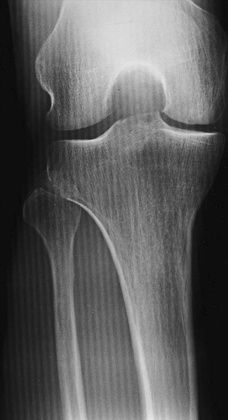
%> input picture Part B/input/radiograph_2.jpg, 228 x 420 px, shrunk from 485 x 893 before the run
$ octave butterworth2.m   (GNU Octave 9; MATLAB toolbox functions it lacks are replaced by stand-ins)
%> lines starting %> are read from the running program, lines starting %| are printed output that depends on the picture
%% Read image
I = imread('input/radiograph_2.jpg');
%> I is the input picture: size 420x228 uint8; min 5, max 233, mean 92.9
I = double(I);
%> I: size 420x228 double

% Find DFT
I_f = fft2(I);
I_f = fftshift(I_f);

%% Low-pass Butterworth filter
[x,y] = size(I);
%> x = 420; y = 228
w = 30;
k = 11;

H1 = zeros(x,y);
for i = 1 : x
    for j = 1 : y
        H1(i,j) = 1 / (1 + (sqrt(i^2 + j^2)/w)^(2*k));
    end
end
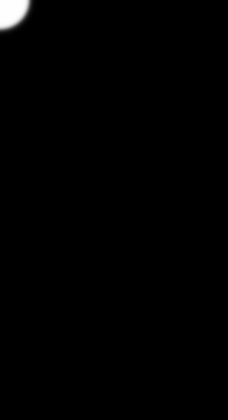
%> H1: size 420x228 double; min 3.56e-27, max 1, mean 0.00717

% fftshift DFT of H1
x1 = floor(x/2);
%> x1 = 210
y1 = floor(y/2);
%> y1 = 114
H1 = padarray(H1,[x1 y1], 'symmetric');
H1 = H1(1:x,1:y);

% Plot filter
figure(1)
subplot(1,3,1);
H1_f = abs(H1);
H1_f = log2(H1_f);
imshow(H1_f, []);
title('low pass');

%% High-pass Butterworth filter
[x,y] = size(I);
w = 40;
k = 11;

H2 = zeros(x,y);
for i = 1 : x
    for j = 1 : y
        H2(i,j) = 1 / (1 + (w/sqrt(i^2 + j^2))^(2*k));
    end
end
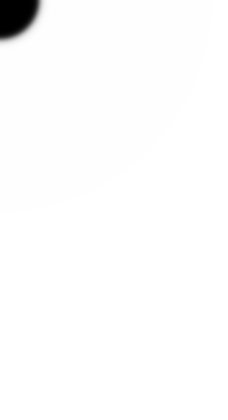
%> H2: size 420x228 double; min 1.16e-32, max 1, mean 0.987

% fftshift DFT of H2
x1 = floor(x/2);
y1 = floor(y/2);
H2 = padarray(H2,[x1 y1], 'symmetric');
H2 = H2(1:x,1:y);

% Plot filter
subplot(1,3,2);
H2_f = abs(H2);
H2_f = log2(H2_f);
imshow(H2_f, []);
title('high pass');

%% Band-stop Butterworth filters
H = H1 + H2;

% plot filter
subplot(1,3,3);
H_f = abs(H);
H_f = log2(H_f);
imshow(H_f, []);
title('band-stop');
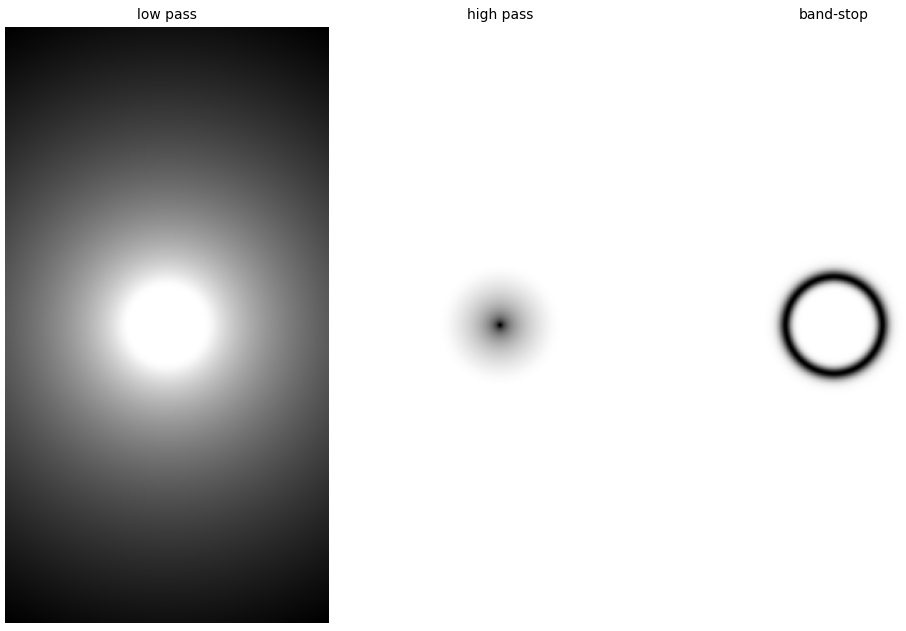
%> figure redrawn from the program's plot data, 3 panels

%% Pass image through filter and plot results
Y = I_f .* H;

% Plot results in Frequency
figure(2)
subplot(1,3,3);
Y2 = abs(Y);
Y2 = log2(Y2);
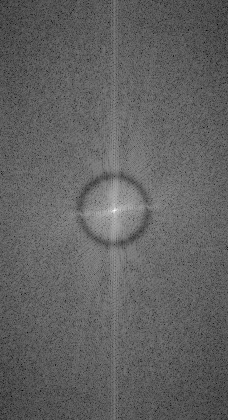
%> Y2: size 420x228 double; min 1.53, max 23.09, mean 9.8; drawn with min black and max white
imshow(Y2, []);
title('DFT of 1st Image After filtering');

subplot(1,3,1);
I_f2 = abs(I_f);
I_f2 = log2(I_f2);
imshow(I_f2, []);
title('DFT of 1st Image');

subplot(1,3,2);
H_f = abs(H);
H_f = log2(H_f);
imshow(H_f, []);
title('band-stop filter');
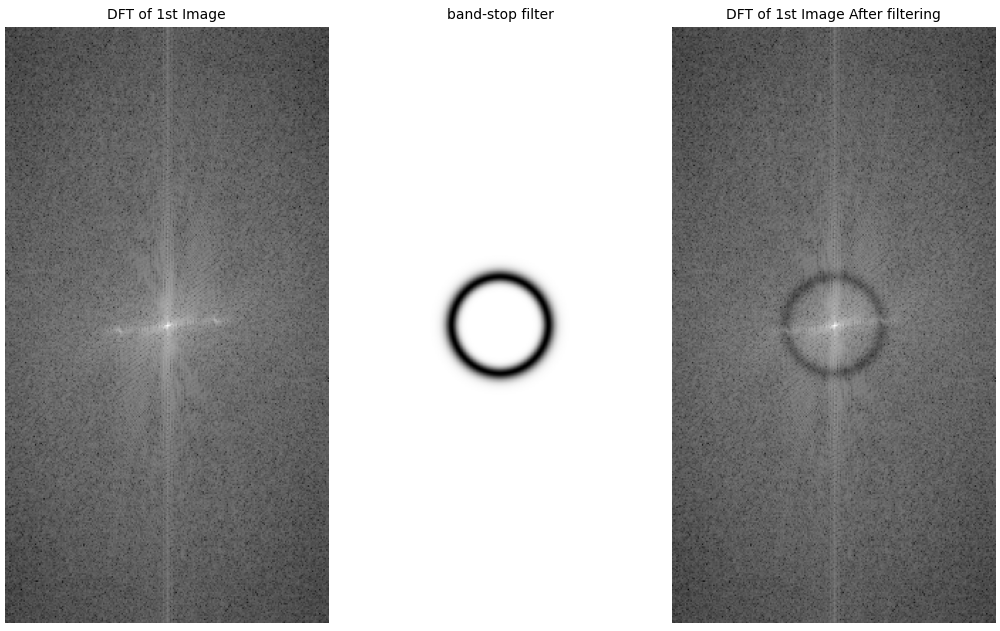
%> figure redrawn from the program's plot data, 3 panels

% Plot results in Space
figure(3)
subplot(1,2,2);
plot = fftshift(Y);
plot = ifft2(plot);
plot = abs(plot);
plot = imshow(plot, []);
title('1st Image After filtering');

subplot(1,2,1);
imshow(I, []);
title('1st Image Before filtering');
